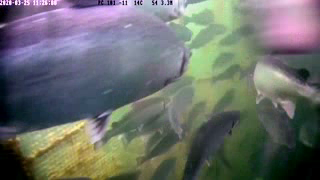
#> input picture frame 6 of SeaThru/enhanced_video_1.avi, 320 x 180 px, given in place of video.mp4, which was not available
$ python a.py
#> lines starting #> are read from the running program, lines starting #| are printed output that depends on the picture; after the words box and inside, x2 and y2 are one past the last pixel; in counts of white or black regions, pixels touching at a corner belong together; pictures that were not available may be replaced by others from this repository, and a replacement may not be noted
import numpy as np
import cv2
import time


# creating the videocapture object
# and reading from the input file
# Change it to 0 if reading from webcam

cap = cv2.VideoCapture('video.mp4')

# used to record the time when we processed last frame
prev_frame_time = 0

# used to record the time at which we processed current frame
new_frame_time = 0

# Reading the video file until finished
while(cap.isOpened()):

    # Capture frame-by-frame

    ret, frame = cap.read()
#> frame is the input picture: shape (180, 320, 3); mean B, G, R 108, 110.8, 107.6

    # if video finished or no Video Input
    if not ret:
        break

    # Our operations on the frame come here
    gray = frame

    # resizing the frame size according to our need
    gray = cv2.resize(gray, (500, 300))
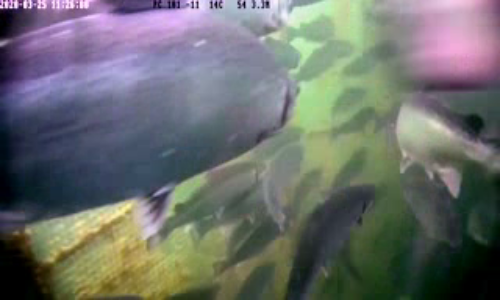
#> gray: shape (300, 500, 3); mean B, G, R 107.9, 110.7, 107.6

    # font which we will be using to display FPS
    font = cv2.FONT_HERSHEY_SIMPLEX
    # time when we finish processing for this frame
    new_frame_time = time.time()

    # Calculating the fps

    # fps will be number of frame processed in given time frame
    # since their will be most of time error of 0.001 second
    # we will be subtracting it to get more accurate result
    fps = 1/(new_frame_time-prev_frame_time)
    prev_frame_time = new_frame_time

    # converting the fps into integer
    fps = int(fps)

    # converting the fps to string so that we can display it on frame
    # by using putText function
    fps = str(fps)

    # putting the FPS count on the frame
    cv2.putText(gray, fps, (7, 70), font, 3, (100, 255, 0), 3, cv2.LINE_AA)
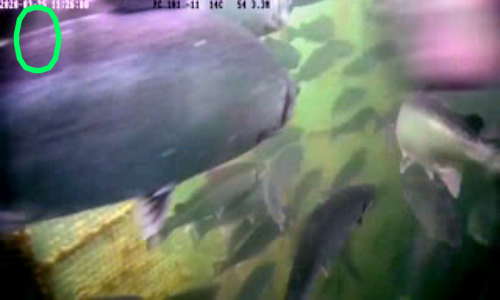
#> gray: shape (300, 500, 3); 0.77% of pixels changed, all inside (x1, y1, x2, y2) = (13, 4, 62, 74)

    # displaying the frame with fps
    cv2.imshow('frame', gray)

    # press 'Q' if you want to exit
    if cv2.waitKey(1) & 0xFF == ord(' '):
#> (key Esc is pressed here)
        break

# When everything done, release the capture
cap.release()
# Destroy the all windows now
cv2.destroyAllWindows()

$ run again, starting later in the video
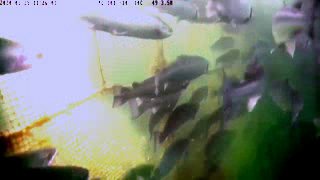
#> input picture frame 27 of SeaThru/enhanced_video_1.avi, 320 x 180 px, given in place of video.mp4, which was not available
#> frame is the input picture: shape (180, 320, 3); mean B, G, R 123.8, 131.4, 124.4
#> `gray = cv2.resize(gray, (500, 300))`:
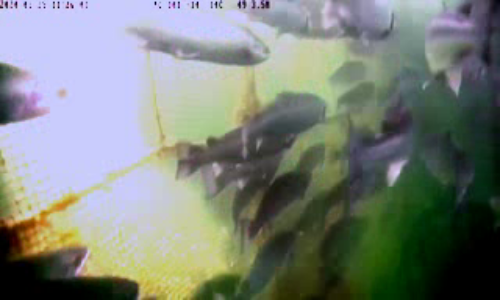
#> gray: shape (300, 500, 3); mean B, G, R 123.7, 131.3, 124.3
#> `cv2.putText(gray, fps, (7, 70), font, 3, (100, 255, 0), 3, cv2.LINE_AA)`:
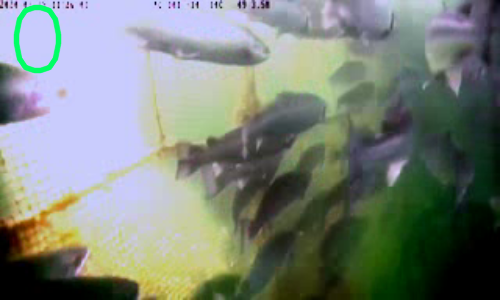
#> gray: shape (300, 500, 3); 0.77% of pixels changed, all inside (x1, y1, x2, y2) = (13, 4, 62, 74)

$ run again, starting later in the video
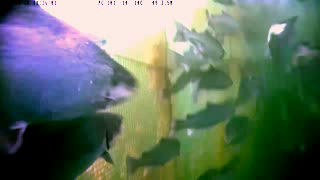
#> input picture frame 48 of SeaThru/enhanced_video_1.avi, 320 x 180 px, given in place of video.mp4, which was not available
#> frame is the input picture: shape (180, 320, 3); mean B, G, R 100.6, 115.2, 99.5
#> `gray = cv2.resize(gray, (500, 300))`:
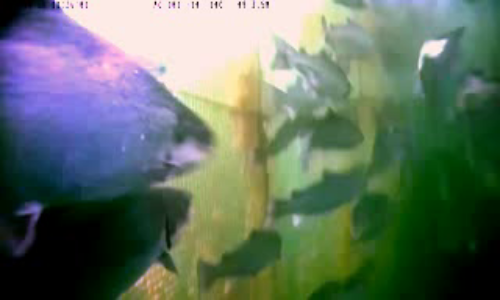
#> gray: shape (300, 500, 3); mean B, G, R 100.5, 115.1, 99.4
#> `cv2.putText(gray, fps, (7, 70), font, 3, (100, 255, 0), 3, cv2.LINE_AA)`:
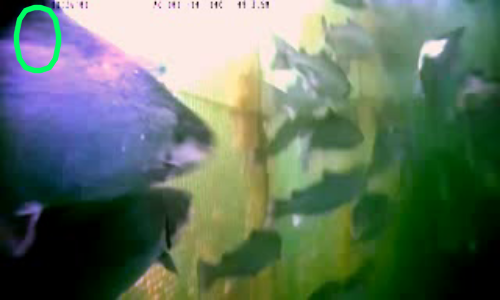
#> gray: shape (300, 500, 3); 0.77% of pixels changed, all inside (x1, y1, x2, y2) = (13, 4, 62, 74)
